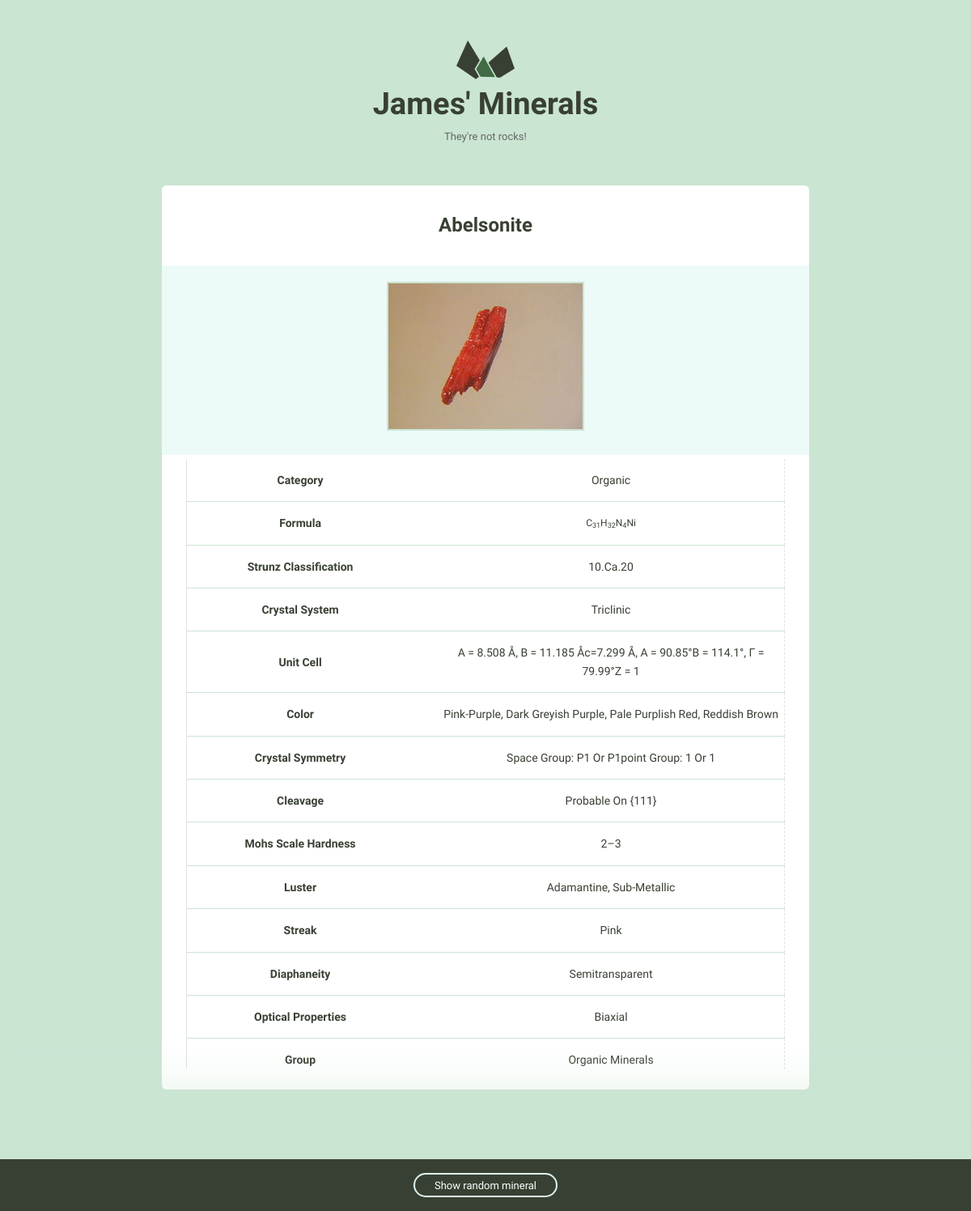
The app's page /minerals/1 with its own data.
### minerals/models.py (models this page shows, shortened)
class Mineral(models.Model):
    name = models.CharField(max_length=255)
    image_filename = models.CharField(max_length=1000)
    image_caption = models.CharField(max_length=1000)
    category = models.CharField(max_length=1000)
    formula = models.CharField(max_length=1000)
    strunz_classification = models.CharField(max_length=1000)
    crystal_system = models.CharField(max_length=1000)
    unit_cell = models.CharField(max_length=1000)
    color = models.CharField(max_length=1000)
    crystal_symmetry = models.CharField(max_length=1000)
    cleavage = models.CharField(max_length=1000)
    mohs_scale_hardness = models.CharField(max_length=1000)
    luster = models.CharField(max_length=1000)
    streak = models.CharField(max_length=1000)
    diaphaneity = models.CharField(max_length=1000)
    optical_properties = models.CharField(max_length=1000)
    refractive_index = models.CharField(max_length=1000)
    crystal_habit = models.CharField(max_length=1000)
    specific_gravity = models.CharField(max_length=1000)
    group = models.CharField(max_length=255)

### minerals/views.py (the view)
# urls.py: url(r'(?P<pk>\d+)$', views.mineral_detail, name='detail'),
def mineral_detail(request, pk):
    mineral = Mineral.objects.get(pk=pk)
    return render(request, 'minerals/detail.html', {'mineral':mineral})

### minerals/templatetags/mineral_extras.py (called while the page is built)
@register.simple_tag
def random_detail():
    mineral = Mineral.objects.all()
    num_minerals = len(mineral)
    random_pk = random.randint(1, num_minerals)
    return str(random_pk)

### minerals/templates/minerals/detail.html (shortened to what this page needs)
{% extends 'layout.html' %}
{% load static from staticfiles %}
{% block static %}
    <link rel="stylesheet" href="{% static 'minerals/css/mineral.css' %}">
{% endblock %}
{% block content %}
    <div class="grid-100 mineral__container">
      <h1 class="mineral__name">{{mineral.name|title}}</h1>
      <div class="mineral__image-bg">
        <img class="mineral__image" src="{% static 'minerals/images/' %}{{mineral.name}}.jpg">
        {% if mineral.image_caption %}
          <p class="mineral__caption">{{image_caption|title}}</p>
        {% endif %}
      </div>
      <div class="mineral__table-container">
        <table class="mineral__table">
          {% if mineral.category %}
          <tr>
            <td class="mineral__category">Category</td>
            <td>{{mineral.category|title}}</td>
          </tr>
          {% endif %}
          {% if mineral.formula %}
          <tr>
            <td class="mineral__category">Formula</td>
            <td class="mineral__formula">{{mineral.formula|safe}}</td>
          </tr>
          {% endif %}
          {% if mineral.strunz_classification %}
          <tr>
            <td class="mineral__category">Strunz Classification</td>
            <td>{{mineral.strunz_classification|title}}</td>
          </tr>
          {% endif %}
          {% if mineral.crystal_system %}
          <tr>
            <td class="mineral__category">Crystal System</td>
            <td>{{mineral.crystal_system|title}}</td>
          </tr>
          {% endif %}
          {% if mineral.unit_cell %}
          <tr>
            <td class="mineral__category">Unit Cell</td>
            <td>{{mineral.unit_cell|title}}</td>
          </tr>
          {% endif %}
          {% if mineral.color %}
          <tr>
            <td class="mineral__category">Color</td>
            <td>{{mineral.color|title}}</td>
          </tr>
          {% endif %}
          {% if mineral.crystal_symmetry %}
          <tr>
            <td class="mineral__category">Crystal Symmetry</td>
            <td>{{mineral.crystal_symmetry|title}}</td>
          </tr>
          {% endif %}
          {% if mineral.cleavage %}
          <tr>
            <td class="mineral__category">Cleavage</td>
            <td>{{mineral.cleavage|title}}</td>
          </tr>
          {% endif %}
          {% if mineral.mohs_scale_hardness %}
          <tr>
            <td class="mineral__category">Mohs Scale Hardness</td>
            <td>{{mineral.mohs_scale_hardness|title}}</td>
          </tr>
          {% endif %}
          {% if mineral.luster %}
          <tr>
            <td class="mineral__category">Luster</td>
            <td>{{mineral.luster|title}}</td>
          </tr>
          {% endif %}
          {% if mineral.streak %}
          <tr>
            <td class="mineral__category">Streak</td>
            <td>{{mineral.streak|title}}</td>
          </tr>
          {% endif %}
          {% if mineral.diaphaneity %}
          <tr>
            <td class="mineral__category">Diaphaneity</td>
            <td>{{mineral.diaphaneity|title}}</td>
          </tr>
          {% endif %}
          {% if mineral.optical_properties %}
          <tr>
            <td class="mineral__category">Optical Properties</td>
            <td>{{mineral.optical_properties|title}}</td>
          </tr>
          {% endif %}
          {% if mineral.group %}
          <tr>
            <td class="mineral__category">Group</td>
            <td>{{mineral.group|title}}</td>
          </tr>
          {% endif %}
        </table>
      </div>
    </div>
  </div>
{% endblock %}

### templates/layout.html (shortened to what this page needs)
{% load static from staticfiles %}
{% load mineral_extras %}
<!DOCTYPE html>
<html lang="en">
<head>
  <link rel="stylesheet" href="{% static 'css/global.css' %}">
  {% block static %}{% endblock %}
</head>
<body>
  <div class="bounds">
    <div class="grid-100">
      <a href="{% url 'home' %}">
        <h1 class="logo__name text-centered">James' Minerals</h1>
      </a>
      <p class="logo__text text-centered">They're not rocks!</p>
    </div>
      {% block content %}{% endblock %}
  <div class="minerals__random">
    <a class="minerals__anchor" href="/minerals/{%random_detail%}">Show random mineral</a>
  </div>
</body>
</html>

### assets/css/global.css (style rules this page uses)
html { font-family: sans-serif; -ms-text-size-adjust: 100%; -webkit-text-size-adjust: 100%; }
body { margin: 0; }
a { background-color: transparent; }
h1 { font-size: 2em; margin: 0.67em 0; }
sub { font-size: 75%; line-height: 0; position: relative; vertical-align: baseline; bottom: -0.25em; }
img { border: 0; }
svg:not(:root) { overflow: hidden; }
table { border-collapse: collapse; border-spacing: 0; }
td, th { padding: 0; }
html { font-size: 62.5%; }
body { background-color: #CAE5D2; font-size: 1.5em; line-height: 1.6; font-weight: 400; font-family: "Cousine"; color: #666; }
.bounds { max-width: 800px; margin: 0 auto; padding: 50px 0 150px; overflow: hidden; }
.grid, .grid-5, .grid-10, .grid-15, .grid-20, .grid-25, .grid-30, .grid-33, .grid-35, .grid-40, .grid-45, .grid-50, .grid-55, .grid-60, .grid-65, .grid-66, .grid-70, .grid-75, .grid-80, .grid-90, .grid-95, .grid-100 { float: left; box-sizing: border-box; position: relative; }
.grid-100 { width: 100%; padding: 0 15px; }
h1, h2, h3, h4, h5, h6 { margin-top: 0; margin-bottom: 2rem; font-weight: bold; font-family: "Work Sans", sans-serif; color: #384033; }
h1 { font-size: 3.8rem; }
@media (min-width: 550px) { h1 { font-size: 3.8rem; } }
p { margin-top: 0; font-size: 1.6rem; }
a { color: #689b98; text-decoration: none; -webkit-transition: color 0.2s; -moz-transition: color 0.2s; -ms-transition: color 0.2s; -o-transition: color 0.2s; transition: color 0.2s; }
th, td { padding: 15px; text-align: left; border-bottom: 1px solid #e1e1e1; }
th:first-child, td:first-child { padding-left: 0; }
th:last-child, td:last-child { padding-right: 0; }
table, p, ul { margin-bottom: 2.5rem; }
.text-centered { text-align: center; }
.logo { display: block; fill: #384033; position: relative; margin: 0 auto; width: 72px; }
.logo__name { margin-bottom: 0; }
.logo__text { margin-bottom: 50px; font-size: 13px; }
.minerals__anchor { border: solid 2px #DCF5F2; border-radius: 100px; color: #384033; display: block; font-size: 13px; text-align: center; padding: 8px 0 7px 0; width: 100%; transition: background-color 200ms ease-in-out, font-weight 200ms ease-in-out, color 200ms ease-in-out; }
.minerals__random { background-color: #384033; box-shadow: 0 0 100px 50px #CAE5D2; color: #fff; padding: 20px 0 20px 0; position: fixed; bottom: 0; text-align: center; width: 100%; }
.minerals__random .minerals__anchor { display: inline; color: #fff; padding: 6px 24px 5px 24px; }
.mineral__container { background-color: #fff; border-radius: 6px; list-style: none; padding: 0; text-align: center; }
.mineral__name { display: block; width: 100%; margin: 0; font-size: 24px; padding: 30px 0 30px 0; }
.mineral__image { display: block; margin: 0 auto; border: solid 2px #CAE5D2; }
.mineral__image-bg { background-color: #ecfaf8; padding: 20px 0; }
.mineral__caption { font-size: 12px; font-style: italic; padding: 10px 0 0 0; margin: 0; }
.mineral__table { font-size: 14px; color: #384033; }
.mineral__table td { border-color: #CAE5D2; }
.mineral__table tr:last-of-type td { border-bottom: none; padding-bottom: 0; }
.mineral__table-container { padding: 5px 30px 0; }
.mineral__category { font-weight: bold; width: 40%; }
.mineral__formula { font-size: 12px; }

### minerals/static/minerals/css/mineral.css (style rules this page uses)
.mineral__table { width: 100%; }
td, .mineral__category { text-align: center; }
tr { border-left: 1px solid #e1e1e1; border-right: 1px dashed #e1e1e1; }

### records on screen
Mineral: name "Abelsonite", name (picture), category "Organic", formula "C 31 H 32 N 4 Ni", strunz_classification "10.Ca.20", crystal_system "Triclinic", unit_cell "A = 8.508 Å, B = 11.185 Åc=7.299 Å, Α = 90.85°Β = 114.1°, Γ = 79.99°Z = 1", color "Pink-Purple, Dark Greyish Purple, Pale Purplish Red, Reddish Brown", crystal_symmetry "Space Group: P1 Or P1point Group: 1 Or 1", cleavage "Probable On {111}", mohs_scale_hardness "2–3", luster "Adamantine, Sub-Metallic", streak "Pink", diaphaneity "Semitransparent", optical_properties "Biaxial", group "Organic Minerals"
